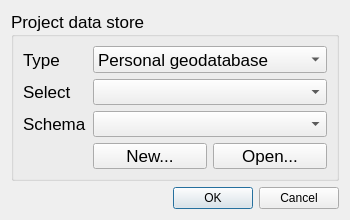
<?xml version="1.0" encoding="UTF-8"?>
<!--
SPDX-FileCopyrightText: 2015 Jorge Gil <jorge.gil@ucl.ac.uk>
SPDX-FileCopyrightText: 2015 UCL
SPDX-FileCopyrightText: 2020 Petros Koutsolampros <p.koutsolampros@spacesyntax.com>
SPDX-FileCopyrightText: 2020 Space Syntax Ltd.

SPDX-License-Identifier: GPL-2.0-or-later
-->
<ui version="4.0">
 <class>ProjectDialog</class>
 <widget class="QDialog" name="ProjectDialog">
  <property name="windowModality">
   <enum>Qt::ApplicationModal</enum>
  </property>
  <property name="geometry">
   <rect>
    <x>0</x>
    <y>0</y>
    <width>350</width>
    <height>220</height>
   </rect>
  </property>
  <property name="minimumSize">
   <size>
    <width>320</width>
    <height>220</height>
   </size>
  </property>
  <property name="windowTitle">
   <string>Project Settings</string>
  </property>
  <layout class="QVBoxLayout" name="verticalLayout">
   <item>
    <widget class="QGroupBox" name="datastoreBox">
     <property name="font">
      <font>
       <pointsize>13</pointsize>
      </font>
     </property>
     <property name="title">
      <string>Project data store</string>
     </property>
     <layout class="QGridLayout" name="gridLayout" rowstretch="0,0,0,0,0,0" columnstretch="0,3,3" rowminimumheight="0,0,0,0,0,0">
      <item row="0" column="1" colspan="2">
       <widget class="QComboBox" name="dataTypeCombo">
        <property name="sizePolicy">
         <sizepolicy hsizetype="MinimumExpanding" vsizetype="Fixed">
          <horstretch>0</horstretch>
          <verstretch>0</verstretch>
         </sizepolicy>
        </property>
        <item>
         <property name="text">
          <string>Personal geodatabase</string>
         </property>
        </item>
        <item>
         <property name="text">
          <string>Shape files folder</string>
         </property>
        </item>
       </widget>
      </item>
      <item row="5" column="1">
       <widget class="QPushButton" name="dataNewButton">
        <property name="text">
         <string>New...</string>
        </property>
       </widget>
      </item>
      <item row="5" column="2">
       <widget class="QPushButton" name="dataOpenButton">
        <property name="text">
         <string>Open...</string>
        </property>
       </widget>
      </item>
      <item row="0" column="0">
       <widget class="QLabel" name="dataTypeLabel">
        <property name="text">
         <string>Type</string>
        </property>
       </widget>
      </item>
      <item row="1" column="0">
       <widget class="QLabel" name="dataSelectLabel">
        <property name="text">
         <string>Select</string>
        </property>
       </widget>
      </item>
      <item row="1" column="1" colspan="2">
       <widget class="QComboBox" name="dataSelectCombo"/>
      </item>
      <item row="3" column="0">
       <widget class="QLabel" name="schemaLabel">
        <property name="text">
         <string>Schema</string>
        </property>
       </widget>
      </item>
      <item row="3" column="1" colspan="2">
       <widget class="QComboBox" name="schemaCombo"/>
      </item>
     </layout>
    </widget>
   </item>
   <item>
    <widget class="QDialogButtonBox" name="closeButtonBox">
     <property name="orientation">
      <enum>Qt::Horizontal</enum>
     </property>
     <property name="standardButtons">
      <set>QDialogButtonBox::Cancel|QDialogButtonBox::Ok</set>
     </property>
    </widget>
   </item>
  </layout>
 </widget>
 <connections>
  <connection>
   <sender>closeButtonBox</sender>
   <signal>accepted()</signal>
   <receiver>ProjectDialog</receiver>
   <slot>accept()</slot>
   <hints>
    <hint type="sourcelabel">
     <x>248</x>
     <y>254</y>
    </hint>
    <hint type="destinationlabel">
     <x>157</x>
     <y>274</y>
    </hint>
   </hints>
  </connection>
  <connection>
   <sender>closeButtonBox</sender>
   <signal>rejected()</signal>
   <receiver>ProjectDialog</receiver>
   <slot>reject()</slot>
   <hints>
    <hint type="sourcelabel">
     <x>316</x>
     <y>260</y>
    </hint>
    <hint type="destinationlabel">
     <x>286</x>
     <y>274</y>
    </hint>
   </hints>
  </connection>
 </connections>
</ui>
